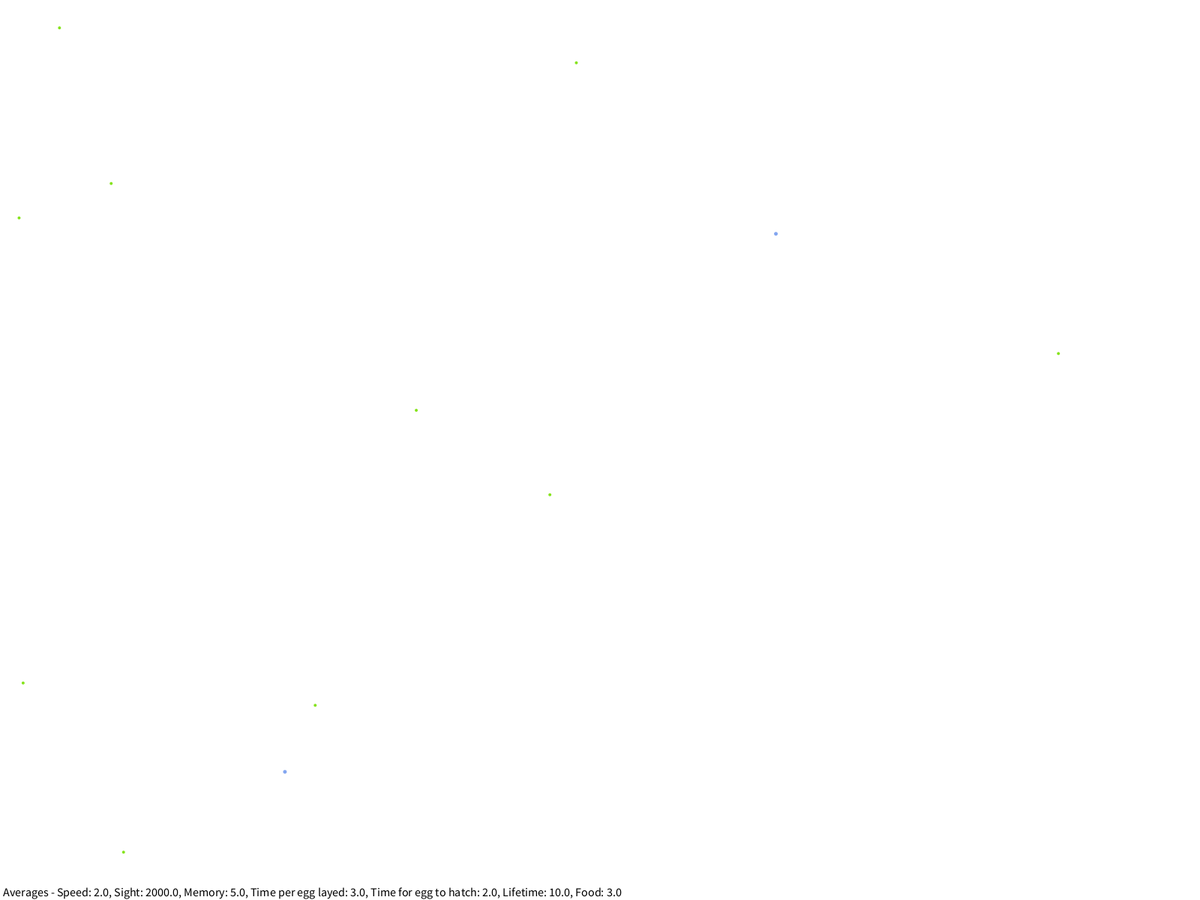
Frame 1 (no input)
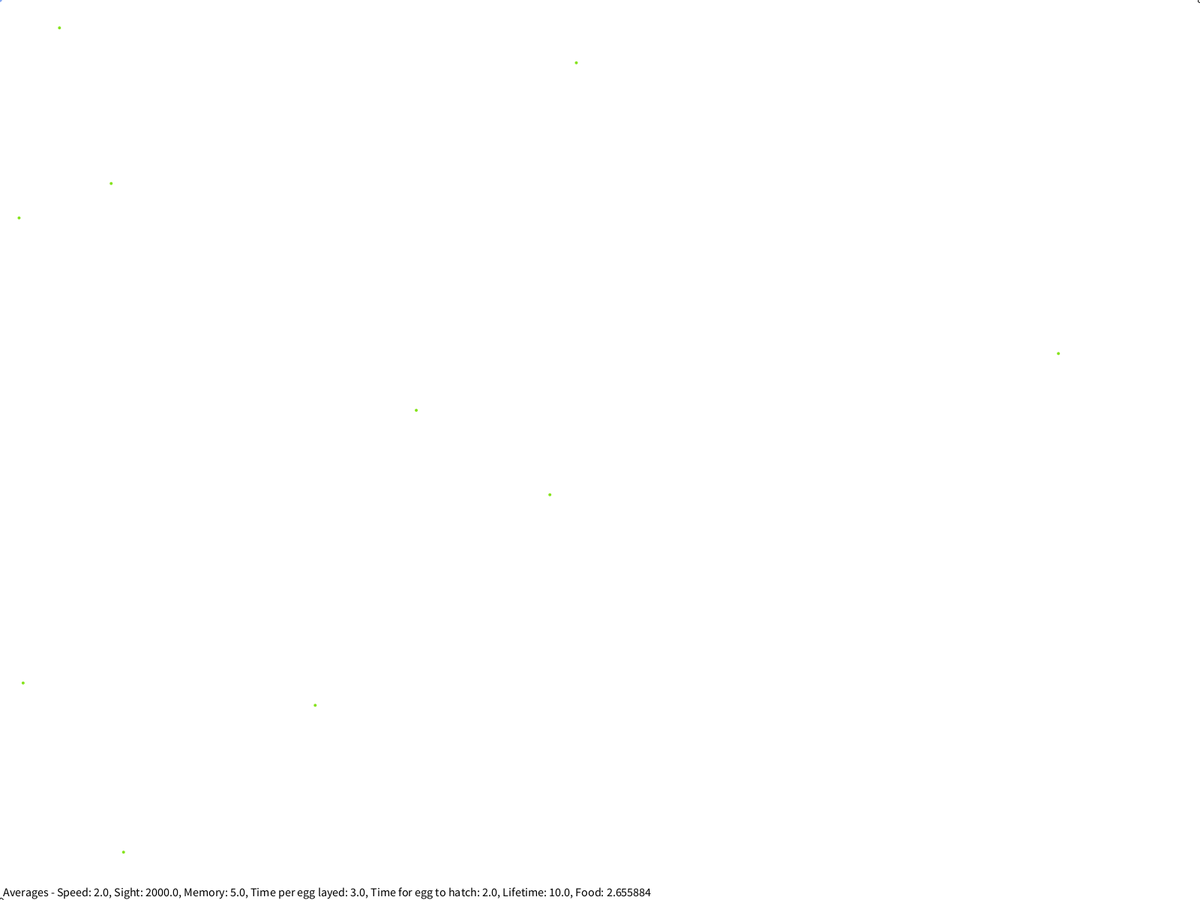
Frame 60 (the mouse pressed at the canvas centre just before this capture)
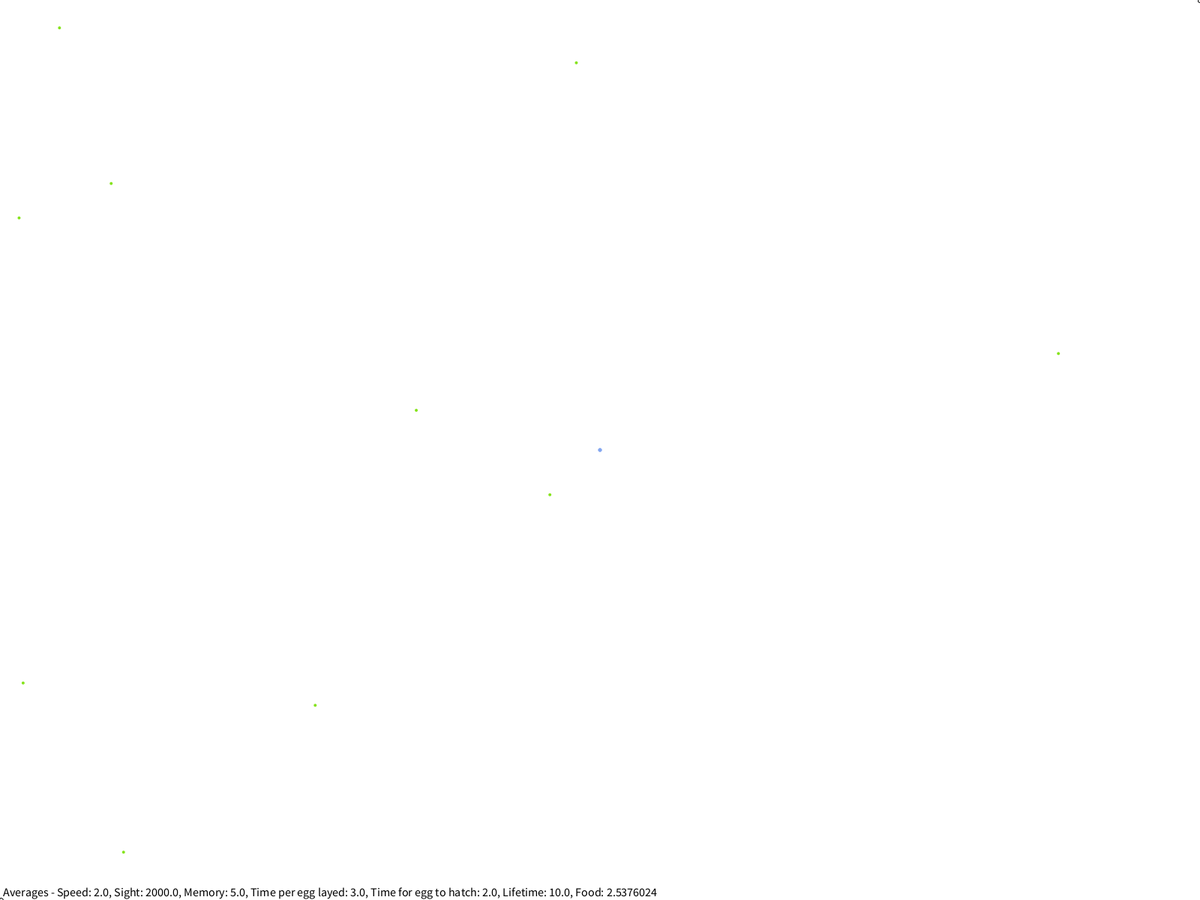
Frame 120 (the mouse held since frame 60 and released just before this capture)

The Processing sketch that drew these frames (run headless with seeded random() and noise(); from frame 60 on, the mouse is pressed at the canvas centre):

// Processing sketch: Evolution
// ── Evolution.pde
ArrayList < Carnivore > carnivores = new ArrayList < Carnivore > ();
ArrayList < Herbivore > herbivores = new ArrayList < Herbivore > ();
ArrayList < Food > foods = new ArrayList < Food > ();
ArrayList < Egg > eggs = new ArrayList < Egg > ();

boolean drawSight = false;



void setup() {
 
 //Table table = new Table(); 
  
 //table.addColumn("Time (seconds)"); 
 //table.addColumn("Speed");
 //table.addColumn("Sight");
 //table.addColumn("Memory"); 
 //table.addColumn("Time per egg layed");
 //table.addColumn("Time for egg to hatch");
 //table.addColumn("Life time");
 
 textSize(16);  
  
 fullScreen();
 noStroke();

 /* 
  
   ===~~~---> TO DO <---~~~===
 
   - fine tune starting parameters
   - add food/hunger
   - Ask dino for suggestions
 
 */


 //x, y, speed, sight, how long thing remembers other thing, time per egg layed, time for said egg to hatch, lifetime
 
 for(int i = 0; i < 2; i++) {
 
 //carnivores.add(new Carnivore(random(width), random(height), 5, 500, 5, 5000, 5, 50));
 herbivores.add(new Herbivore(random(width), random(height), 2, 2000, 5, 3, 2, 10, 5));

 }
 
 for(int i = 0; i < 10; i++) {
 
 foods.add(new Food());
   
 }

}

void draw() {

 background(255);
 
 printAvgs();

 carnivoreActions();
 herbivoreActions();
 death();
 eggActions();
 foodStuff();
 
 for(Herbivore h : herbivores) {
  
   h.x = mouseX;
   h.y = mouseY;
   
 }
 

}

void foodStuff() {
 
  for(Food f : foods) {
    
    f.display();
    
  }
  
}

void printAvgs() {
 
    int i = 0;
    float totalSpeed = 0;
    float totalSight = 0;
    float totalMemory = 0;
    float totalEggTime = 0;
    float totalLifeTime = 0;
    float totalHatchTime = 0; 
    float totalFood = 0;
     
  for(Herbivore h : herbivores) {
   
    i++;
    
    totalSpeed += h.speed;
    totalSight += h.sight;
    totalMemory += h.memory;
    totalEggTime += h.intET;
    totalLifeTime += h.lifeTime;
    totalHatchTime += h.hatchTime;
    totalFood += h.food;
    
  }
  
  String avg = "Averages - Speed: " + (totalSpeed / i) + ", Sight: " + totalSight / i + ", Memory: " + totalMemory / i + ", Time per egg layed: " + totalEggTime / i + ", Time for egg to hatch: " + totalHatchTime / i + ", Lifetime: " + totalLifeTime / i + ", Food: " + totalFood / i;
  
  println(avg);
  
  //println("Averages - Speed: " + totalSpeed / i + ", Sight: " + totalSight / i + ", Memory: " + totalMemory / i + ", Time per egg layed: " + totalEggTime / i + ", Time for egg to hatch: " + totalHatchTime / i + ", Lifetime: " + totalLifeTime / i);
  
  stroke(0);
  fill(0);
  text(avg, 4, height - 5);
  
}

void mousePressed() {

    int i = 0;
    float totalSpeed = 0;
    float totalSight = 0;
    float totalMemory = 0;
    float totalEggTime = 0;
    float totalLifeTime = 0;
   
  
  for(int j = 0; j < 5; j++) {
   
    if(j == 2) {
    
    println("~~~~~~~~~~~~~~~~~~~~~~~~~~~~~~~~~~~~~~~~~~~~~~~~~~~~~~~~~~~~~~~~~~~~~~~~~~~~~~~~~~~~~~~~~~~~");
      
    } else {
   
    println("");
   
    }
    
  }
  
 
  
  for(Herbivore h : herbivores) {
   
    i++;
    
    println("Heribvore #" + i + " - Speed: " + h.speed + ", Sight: " + h.sight + ", Memory: " + h.memory + ", Time per egg layed: " + h.intET + ", Life time: " + h.lifeTime);
    
    totalSpeed += h.speed;
    totalSight += h.sight;
    totalMemory += h.memory;
    totalEggTime += h.intET;
    totalLifeTime += h.lifeTime;
    
  }
  
  println("");
  
  println("Averages - Speed: " + totalSpeed / i + ", Sight: " + totalSight / i + ", Memory: " + totalMemory / i + ", Time per egg layed: " + totalEggTime / i + ", Lifetime: " + totalLifeTime / i);

}

void keyPressed() {

 if (key == 's') {

  drawSight = !drawSight;

 }
 
 

}

void death() {

 for (Carnivore c: carnivores) {

  if (c.lifeLeft < 0) {

   carnivores.remove(c);
   break;

  }

 }

 for (Herbivore h: herbivores) {

  if (h.lifeLeft < 0) {

   herbivores.remove(h);
   break;

  }

 }

}

void eggActions() {

 for (Egg e: eggs) {

  e.update();

 }

 eggLaying();
 hatching();

}

void carnivoreActions() {

 for (Carnivore c: carnivores) {

  c.display();
  c.move();

  noFill();
  stroke(0);
  if (drawSight) {

   ellipse(c.x, c.y, c.sight * 2, c.sight * 2);

  }

  for (Herbivore h: herbivores) {

   if (dist(c.x, c.y, h.x, h.y) < 10) {

    herbivores.remove(h);
    break;

   }
  }

  for (Herbivore h: herbivores) {

   if (c.sight > dist(c.x, c.y, h.x, h.y)) {

    float xDist, yDist, hyp, speedCoeff;

    xDist = c.x - h.x;
    yDist = c.y - h.y;

    hyp = dist(c.x, c.y, h.x, h.y);

    speedCoeff = c.speed / hyp;

    c.xSpeed = -xDist * speedCoeff;
    c.ySpeed = yDist * speedCoeff;

   }






  }

 }

}

void herbivoreActions() {

 for (Herbivore h: herbivores) {

  h.display();
  h.move();

  noFill();
  stroke(0);

  if (drawSight) {

   ellipse(h.x, h.y, h.sight * 2, h.sight * 2);

    }

  for (Carnivore c: carnivores) {

   if (h.sight > dist(h.x, h.y, c.x, c.y)) {

    float xDist, yDist, hyp, speedCoeff;

    xDist = h.x - c.x;
    yDist = h.y - c.y;

    hyp = dist(c.x, c.y, h.x, h.y);

    speedCoeff = h.speed / hyp;

    h.xSpeed = xDist * speedCoeff;
    h.ySpeed = -yDist * speedCoeff;

   }

  }
  
  
  if(h.food < h.maxFood) {
    for (Food f: foods) {

   if (h.sight > dist(h.x, h.y, f.x, f.y)) {

    float xDist, yDist, hyp, speedCoeff;

    xDist = h.x - f.x;
    yDist = h.y - f.y;

    hyp = dist(f.x, f.y, h.x, h.y);

    speedCoeff = h.speed / hyp;

    h.xSpeed = -xDist * speedCoeff;
    h.ySpeed = yDist * speedCoeff;
    
    if(dist(f.x, f.y, h.x, h.y) < 10) {
       
      h.food++;   
      foods.remove(f);
      
      
    } 
   }

    break;

  }
  
  }
  
  
 }
 
}

void hatching() {

 for (Egg e: eggs) {

  if (e.hatchTime < 0) {
   if (e.typeC) {

    carnivores.add(new Carnivore(e.x, e.y, e.newSpeed, e.newSight, e.newMemory, e.newEggTime, e.newHatchTime, e.newLifeTime));

   } else {

    herbivores.add(new Herbivore(e.x, e.y, e.newSpeed, e.newSight, e.newMemory, e.newEggTime, e.newHatchTime, e.newLifeTime, e.newMaxFood));

   }

   eggs.remove(e);
   break;

  }

 }

}

void eggLaying() {

 for (Herbivore h: herbivores) {

  if (h.eggTime < 0) {

   h.eggTime = h.intET;

   eggs.add(new Egg(h.x, h.y, false, h.speed, h.sight, h.memory, h.eggTime, h.hatchTime, h.lifeTime, h.maxFood));

  }

 }

 for (Carnivore c: carnivores) {

  if (c.eggTime < 0) {

   c.eggTime = c.intET;

   eggs.add(new Egg(c.x, c.y, true, c.speed, c.sight, c.memory, c.eggTime, c.hatchTime, c.lifeTime, /* PLACE HOLD */ 0));

  }

 }

}

float round(float number, float decimal) {
    
  return (float)(round((number*pow(10, decimal))))/pow(10, decimal);
  
  //stolen from internet http://stackoverflow.com/questions/9627182/how-do-i-limit-decimal-precision-in-processing
  
} 
// ── carnivore.pde
class Carnivore {
 
  float x, y, xSpeed, ySpeed, speed, sight, memory, intET, eggTime, hatchTime, lifeTime, lifeLeft; 
  
  Carnivore(float _x, float _y, float _speed, float _sight, float _memory, float _eggTime, float _hatchTime, float _lifeTime) {
   
    x = _x;
    y = _y;
    
    speed = _speed;
    
    float a = random(359);
    
    xSpeed = speed * cos(radians(a));
    ySpeed = speed * sin(radians(a));
    
    sight = _sight;
    memory = _memory;
    
    intET = _eggTime;
    eggTime = _eggTime;
    hatchTime = _hatchTime;
    
    lifeTime = _lifeTime;
    lifeLeft = lifeTime;
    
  }
  
  void display() {
   
    fill(#D80D36); // Red
    noStroke();
    ellipse(x, y, 6, 6);
    
  }
  
  void move() {
   
    eggTime -= 1/frameRate;
    lifeLeft -= 1/frameRate;
    
    x += xSpeed;
    y -= ySpeed;
    
    if(x > width) {
     
      x = 0;
      
    }
    
    if(x < 0) {
      
      x = width;
      
    }
      
    if(y > height) {
     
      y = 0;
      
    }
    
    if(y < 0) {
      
      y = height;
      
    }
    
    
  }
  
  void changeSpeed() {
   
    float a = random(359);
    
    xSpeed = speed * cos(radians(a));
    ySpeed = speed * sin(radians(a));
    
  }
  
}
// ── egg.pde
class Egg {
 
  boolean typeC; // < Carnivore?
  float hatchTime;
  float x, y;
  
  float newSpeed, newSight, newMemory, newEggTime, newHatchTime, newLifeTime, newMaxFood; 
  
  //vvv  Hatched thing stats  vvv
  
  
  Egg(float _x, float _y, boolean c, float _newSpeed, float _newSight, float _newMemory, float _newEggTime, float _newHatchTime, float _newLifeTime, float _newMaxFood) {
    
    newSpeed = _newSpeed;
    newSight = _newSight;
    newMemory = _newMemory;
    newEggTime = _newEggTime;
    newHatchTime = _newHatchTime;
    newLifeTime = _newLifeTime;
    
    x = _x;
    y = _y;
    
    typeC = c;
    hatchTime = newHatchTime;
    
    newSpeed += evolve();
    newSight += evolve();
    newMemory += evolve();
    newEggTime += evolve();
    newHatchTime += evolve();
    newLifeTime += evolve();
    newMaxFood += evolve();
    
    if(newSpeed < 1) {
      
      newSpeed = 1;
      
    }
    
    if(newSight < 0) {
     
      newSight = 0;
      
    }
    
    if(newMemory < 1) {
     
      newMemory = 1;
      
    }
    
    if(newEggTime < 1) {
     
      newEggTime = 1;
      
    }
    
    if(newHatchTime < 1) {
      
      newHatchTime = 1;
      
    }
    
    if(newLifeTime < 1) {
     
      newLifeTime = 1;
      
    }
    
    if(newMaxFood < 2) {
     
      newMaxFood = 2;
      
    }
    
    
  }
  
  void update() {
   
   noFill();
   stroke(0);
   ellipse(x, y, 5, 5);
    
   hatchTime -= 1/frameRate; 
    
  }
  
  int evolve() {
    
    int changeAmount = 0;
    int keepChanging;
    int negative = 0;
    
    negative = int(random(0, 2));
    
    if(negative == 0) {
     
      negative = -1;
      
    }
    
    keepChanging = int(random(1000));
    
    while(keepChanging < 333) {
      
      keepChanging = int(random(1000));
      
      changeAmount++;
      
    }
    
    return changeAmount * negative;
    
  }
  
}
// ── food.pde
class Food {
 
  float x, y, size;
  
  Food() {
   
    x = random(width);
    y = random(height);
    
    size = random(2, 10);
    
  }
  
  void display() {
   
    fill(#85E31B); //Light green
    noStroke();
    ellipse(x, y, 4, 4);
    
  }
  
}
// ── herbivore.pde
class Herbivore {

  float x, y, xSpeed, ySpeed, speed, sight, memory, intET, eggTime, hatchTime, lifeTime, lifeLeft, maxFood, food; 
  
  Herbivore(float _x, float _y, float _speed, float _sight, float _memory, float _eggTime, float _hatchTime, float _lifeTime, float _maxFood) {
   
    x = _x;
    y = _y;
    
    speed = _speed;
    
    float a = random(359);
    
    xSpeed = speed * cos(radians(a));
    ySpeed = speed * sin(radians(a));
    
    sight = _sight;
    memory = _memory;
    
    intET = _eggTime;
    eggTime = _eggTime;
    hatchTime = _hatchTime;
    
    lifeTime = _lifeTime;
    lifeLeft = lifeTime;
    
    maxFood = _maxFood;
    
    food = round(maxFood/2);
    
  }
  
  
  void display() {
   
    fill(#83A6F0); // Light-ish blue
    noStroke();
    ellipse(x, y, 5, 5);
    
  }
  
  void move() {
   
    eggTime -= 1/frameRate;
    lifeLeft -= 1/frameRate;
    food -= 1/(frameRate*10);
    
    x += xSpeed;
    y -= ySpeed;
    
    if(x > width) {
     
      x = 0;
      
    }
    
    if(x < 0) {
      
      x = width;
      
    }
      
    if(y > height) {
     
      y = 0;
      
    }
    
    if(y < 0) {
      
      y = height;
      
    }
  
  
  }
}
